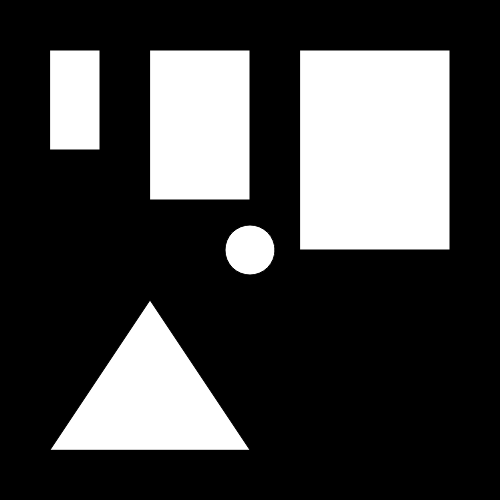
Frame 1 (no input)
Frame 60 (no input): identical to frame 1, image omitted
Frame 120 (the mouse pressed at the canvas centre since frame 60): identical to frame 1, image omitted

The p5.js sketch that drew this single still picture (run headless with seeded random() and noise() and a simulated clock; from frame 60 on, the mouse is pressed at the canvas centre):

// p5.js sketch
// ── sketch.js
function setup(){
   //create the canvas in which you will draw stuff
   createCanvas(500,500);

   // set the background color to black
   background(0);

   // set the rectangle's color to white
   fill(255);

   // draw a small rectangle to the canvas
   rect(50, 50, 50, 100);

   // a medium rectangle
   rect(150, 50, 100, 150);

   // a large rectangle
   rect(300, 50, 150, 200);

   // draw an ellipse (circle) to the center of the canvas
   ellipse(250, 250, 50, 50);

   // draw a triangle in the bottom left corner
   triangle(50,450, 150, 300, 250, 450);
}


// we are not using the draw() function yet...
function draw(){

}
